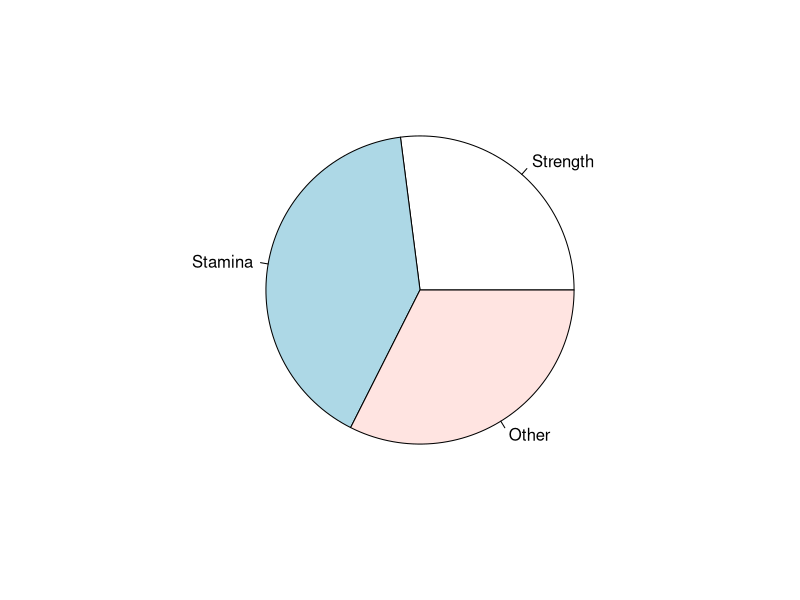
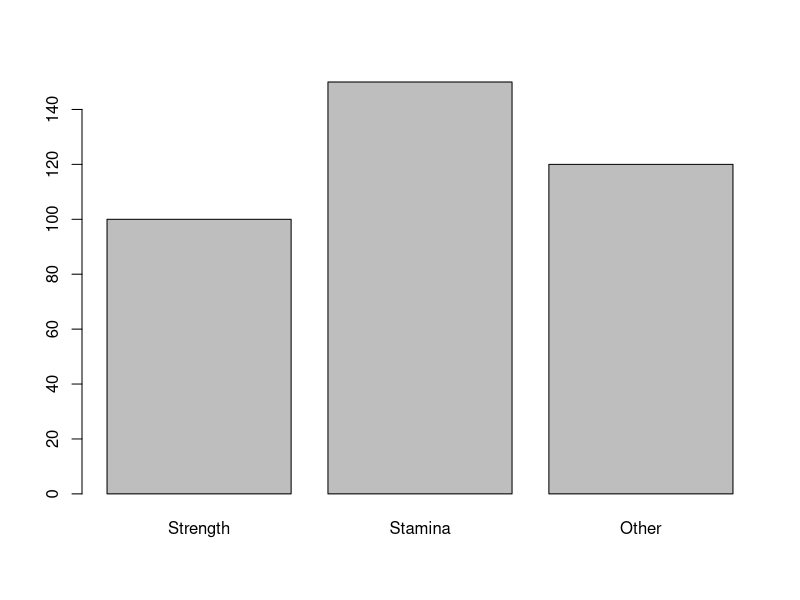

These figures' R source, in order:
# Create a data frame
Data_Frame <- data.frame(
  Training = c("Strength", "Stamina", "Other"),
  Pulse = c(100, 150, 120),
  Duration = c(60, 30, 45)
)

# Print the data frame
print(Data_Frame)

# Pie Chart with Pulse column
pie(Data_Frame$Pulse, labels = Data_Frame$Training)


#Bar Chart with pulse column
barplot(Data_Frame$Pulse, names.arg = Data_Frame$Training)
